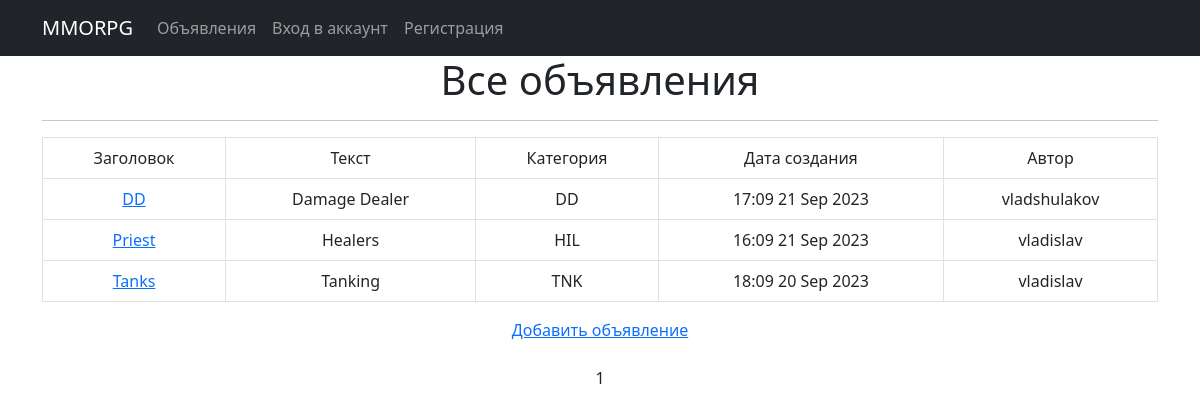
Before: / with the older database file.
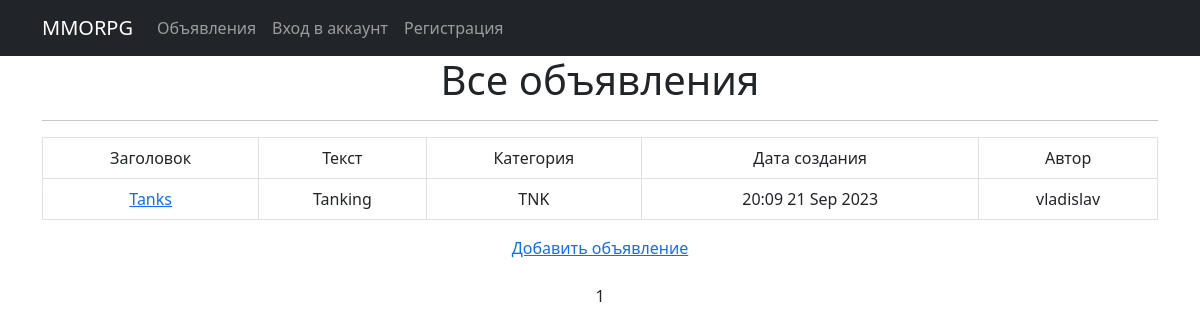
After: the same page with the newer database file.
### mmo/models.py (models this page shows, shortened)
class Post(models.Model):
    post_title = models.CharField(max_length=255)
    post_text = models.TextField()
    time_create = models.DateTimeField(auto_now_add=True)
    category = models.CharField(max_length=3, choices=CATEGORY, default=tanks)
    user = models.ForeignKey(User, on_delete=models.CASCADE, null=True)
    image = models.ImageField(upload_to='post_images/', null=True, blank=True)
    video_url = models.URLField(null=True, blank=True)

### mmo/views.py (the view)
# urls.py: path('', PostList.as_view(), name='posts'),
class PostList(ListView):
    model = Post
    ordering = '-time_create'
    template_name = 'posts.html'
    context_object_name = 'posts'
    paginate_by = 10
    def get_queryset(self):
        queryset = super().get_queryset()
        self.filterset = PostFilter(self.request.GET, queryset)
        return self.filterset.qs

### templates/posts.html (shortened to what this page needs)
{% extends 'flatpages/default.html' %}
{% block content %}
   <h1>Все объявления</h1>
   <hr>
   {% if posts %}
        <table class="table table-bordered">
            <tr>
               <td>Заголовок</td>
               <td>Текст</td>
               <td>Категория</td>
               <td>Дата создания</td>
               <td>Автор</td>
            </tr>
            {% for post in posts %}
            <tr>
               <td><a href="{% url 'post' post.id %}">{{ post.post_title }}</a></td>
               <td>{{ post.post_text|truncatechars:20 }}</td>
               <td>{{ post.category }}</td>
               <td>{{ post.time_create|date:'H:m d M Y' }}</td>
               <td>{{ post.user }}</td>
            </tr>
            {% endfor %}
        </table>
    {% else %}
       <h2>Объявлений нет!</h2>
    {% endif %}
    <a href="{% url 'post_create' %}">Добавить объявление</a>
    <br>
    <br>
    {{ page_obj.number }}
{% endblock content %}

Changed rows visible on the page:
removed Post: post_title "DD", post_text "Damage Dealer", category "DD", time_create "17:09 21 Sep 2023", user "vladshulakov"
removed Post: post_title "Priest", post_text "Healers", category "HIL", time_create "16:09 21 Sep 2023", user "vladislav"
changed Post "Tanks": time_create "18:09 20 Sep 2023" → "20:09 21 Sep 2023"
